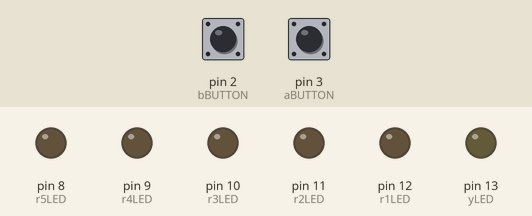
Simulated run of this sketch. Board: Arduino Uno, built with avr-gcc and run on an emulated ATmega328P. On the bench: output pins drawn as LEDs (lit = HIGH). Dashed ring = blinking. Inputs (shaded band) come from the test bench; at power-on: pin 2 (bBUTTON) LOW, pin 3 (aBUTTON) LOW.

Above: at 1.2 s.
1.3 s: pin 2 (bBUTTON) pulled HIGH for 0.15 s
At 2.0 s:
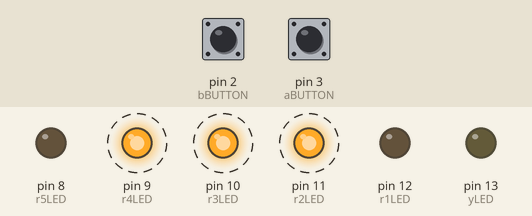
4.3 s: pin 3 (aBUTTON) pulled HIGH for 3.2 s
At 10.3 s:
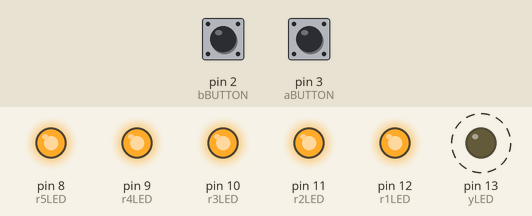
10.5 s: pin 2 (bBUTTON) pulled HIGH for 1 s
At 12.3 s:
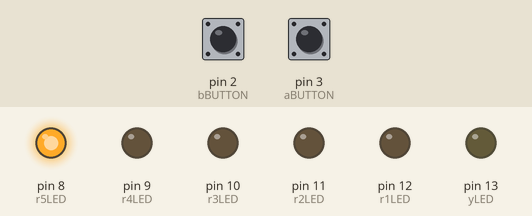
13.5 s: pin 3 (aBUTTON) pulled HIGH for 1 s
At 14.4 s:
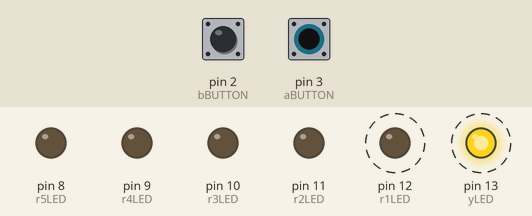
17.5 s: pin 2 (bBUTTON) pulled HIGH for 3.2 s
At 19.6 s:
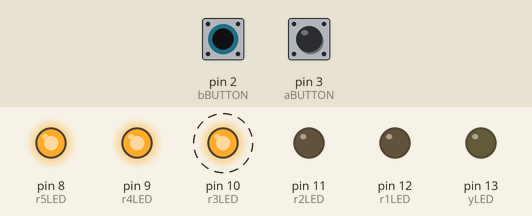
Timing chart, 0 to 23.2 s (numbered marks = the images above; inputs shaded):
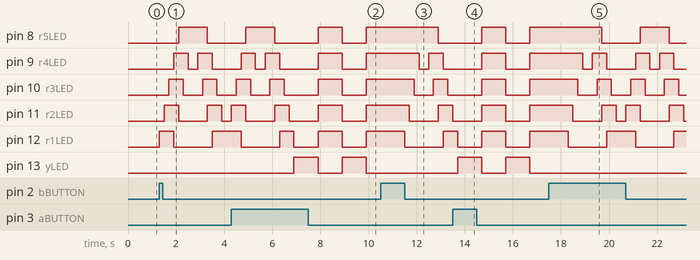

The sketch:

SS1_LightingUp.ino
```cpp
//Holly Adams
//Sketch with two pattern options within the circuit

const int yLED = 13; //input pin number for LED
const int r1LED= 12;
const int r2LED= 11;
const int r3LED= 10;
const int r4LED= 9;
const int r5LED= 8;//all the RED LEDs
const int aBUTTON = 3; //input pin number for pushbutton
const int bBUTTON = 2;
int dr;
int aBval = 0; //val is flexible integer to store state of input pin
int old_aBval= 0;
int aBstate= 0;//0 is LED off and 1 is on, flex int
int bBval = 0; //val is flexible integer to store state of input pin
int old_bBval= 0;
int bBstate= 0;//0 is LED off and 1 is on, flex int

void setup() {
  pinMode(yLED,OUTPUT);//telling the arduino where to look for
  pinMode(r1LED,OUTPUT);
  pinMode(r2LED,OUTPUT);
  pinMode(r3LED,OUTPUT);
  pinMode(r4LED,OUTPUT);
  pinMode(r5LED,OUTPUT);
  pinMode(aBUTTON,INPUT);//and send information/voltage
  pinMode(bBUTTON,INPUT);//and send information/voltage
  dr=200;
}

void loop() {
  aBval=digitalRead(aBUTTON);//read inut value and store it in the int
  bBval=digitalRead(bBUTTON);//read inut value and store it in the int

        //button press changes state only when transitioning from
    if (aBval==HIGH){//not being pressed to being pressed
      aBstate=1;
      bBstate=0;
    }
    if (bBval==HIGH){//not being pressed to being pressed
      bBstate=1;
      aBstate=0;
    }

    if(aBstate==1){
      digitalWrite(yLED,HIGH);//if the button is pressed, 5 v in to
      //pin 7. if this happens, val=high. if this, LED pin=high
        digitalWrite(r1LED,LOW);
        digitalWrite(r2LED,LOW);
        digitalWrite(r3LED,LOW);//can i make these into an array?
        digitalWrite(r4LED,LOW);
        digitalWrite(r5LED,LOW);
      delay(1000);
      digitalWrite(yLED,LOW);
        digitalWrite(r1LED,HIGH);
        digitalWrite(r2LED,HIGH);
        digitalWrite(r3LED,HIGH);//can i make these into an array?
        digitalWrite(r4LED,HIGH);
        digitalWrite(r5LED,HIGH);
      delay(1000);
    }else if(bBstate==1){
      digitalWrite(yLED,LOW);
      digitalWrite(r1LED,HIGH);
      delay(dr);
      digitalWrite(r2LED,HIGH);
      delay(dr);
      digitalWrite(r3LED,HIGH);
      delay(dr);
      digitalWrite(r4LED,HIGH);
      digitalWrite(r1LED,LOW);
      delay(dr);
      digitalWrite(r5LED,HIGH);
      digitalWrite(r2LED,LOW);
      delay(dr);
      digitalWrite(r3LED,LOW);
      delay(dr);
      digitalWrite(r4LED,LOW);
      delay(dr);
        digitalWrite(r5LED,HIGH);
      delay(dr);
      digitalWrite(r4LED,HIGH);
      delay(dr);
      digitalWrite(r3LED,HIGH);
      delay(dr);
      digitalWrite(r2LED,HIGH);
      digitalWrite(r5LED,LOW);
      delay(dr);
      digitalWrite(r1LED,HIGH);
      digitalWrite(r4LED,LOW);
      delay(dr);
      digitalWrite(r3LED,LOW);
      delay(dr);
      digitalWrite(r2LED,LOW);
      delay(dr);
    }

}
```

Measured:
- after the input at 1.3 s, pin 8 (r5LED): LOW → HIGH after 0.80 s, → LOW 1.2 s later; pin 9 (r4LED): alternates HIGH for 0.60 s and LOW for 0.40 s, starting after 0.60 s
- after the input at 4.3 s, pin 13 (yLED): alternates HIGH for 1.0 s and LOW for 1.0 s, starting after 2.6 s
- after the input at 10.5 s, pin 13 (yLED): stays LOW (without the input it goes to HIGH after 0.40 s)
- after the input at 13.5 s, pin 13 (yLED): alternates HIGH for 1.0 s and LOW for 1.0 s, starting after 0.20 s
- after the input at 17.5 s, pin 10 (r3LED): alternates HIGH for 0.60 s and LOW for 0.80 s, starting after 1.2 s; pin 12 (r1LED): alternates HIGH for 1.2 s and LOW for 1.6 s, starting after 0.80 s; pin 13 (yLED): stops changing and stays LOW
